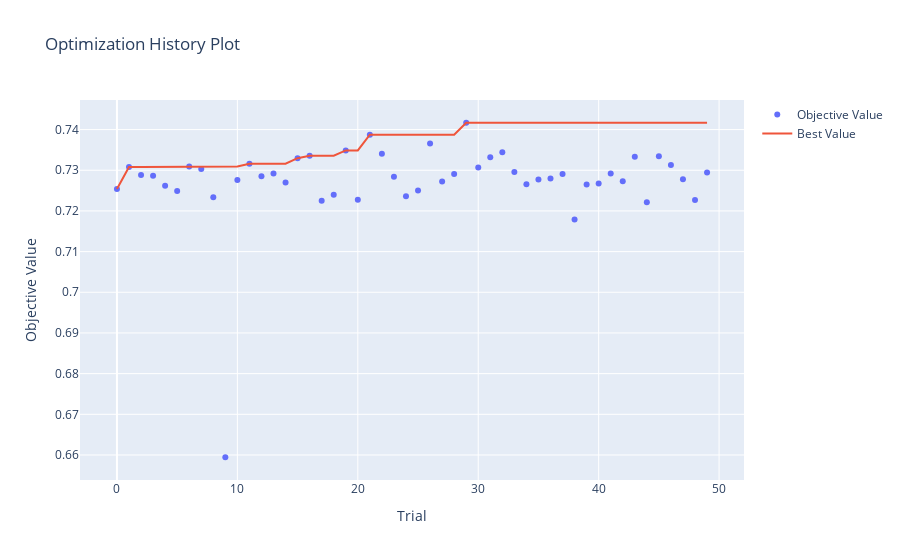
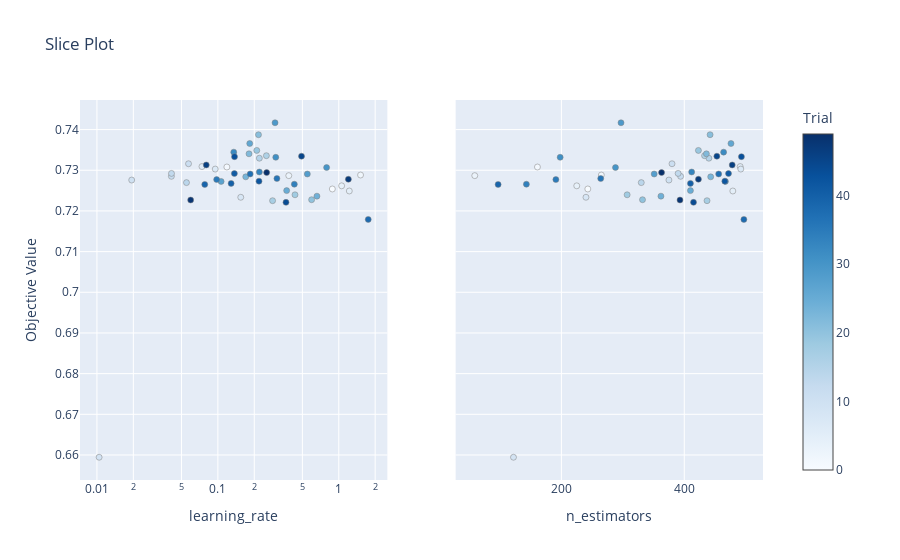
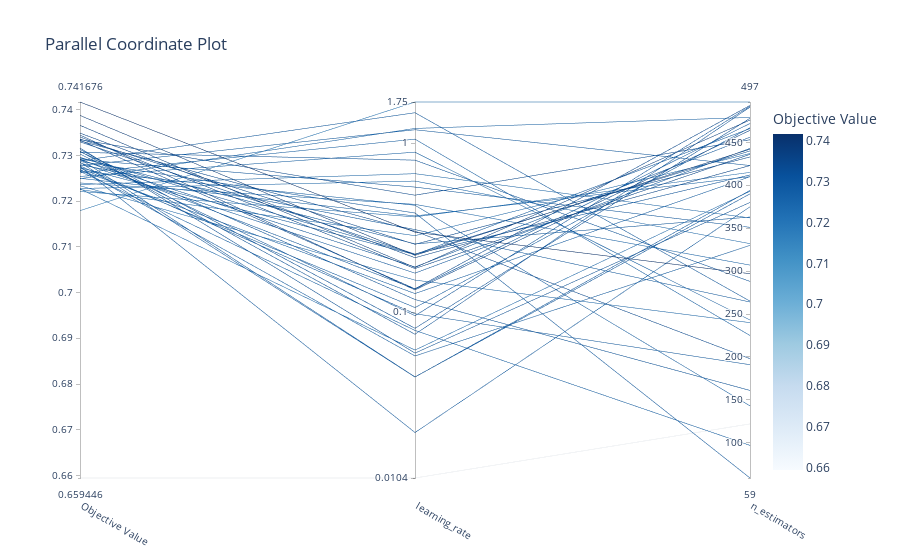
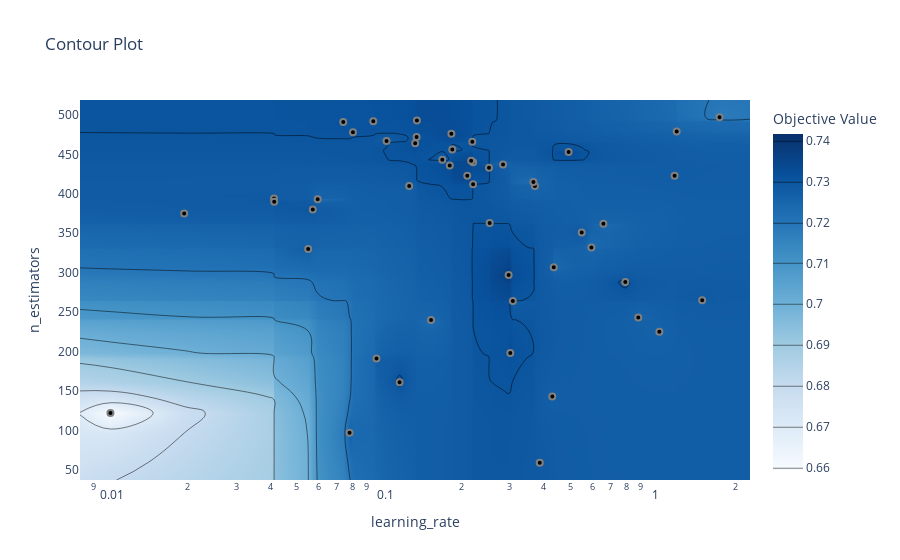

The code cell stored with these charts, in order, in its notebook:
### Code cell
final_results = {
    'F1 Score': f1_score(y_test, y_pred),
    'Precision': precision_score(y_test, y_pred),
    'Recall': recall_score(y_test, y_pred),
    'ROC AUC': roc_auc_score(y_test, y_proba)
}
print("Final Evaluation on Test Set:", final_results)

# # (Optional) Visualizations for the study
# from optuna.visualization import plot_optimization_history, plot_slice, plot_parallel_coordinate, plot_contour, plot_param_importances

# fig_opt_history = plot_optimization_history(study)
# fig_opt_history.show()

# fig_slice = plot_slice(study)
# fig_slice.show()

# fig_parallel = plot_parallel_coordinate(study)
# fig_parallel.show()

# fig_contour = plot_contour(study)
# fig_contour.show()

# fig_param_importances = plot_param_importances(study)
# fig_param_importances.show()

# display(final_results)
